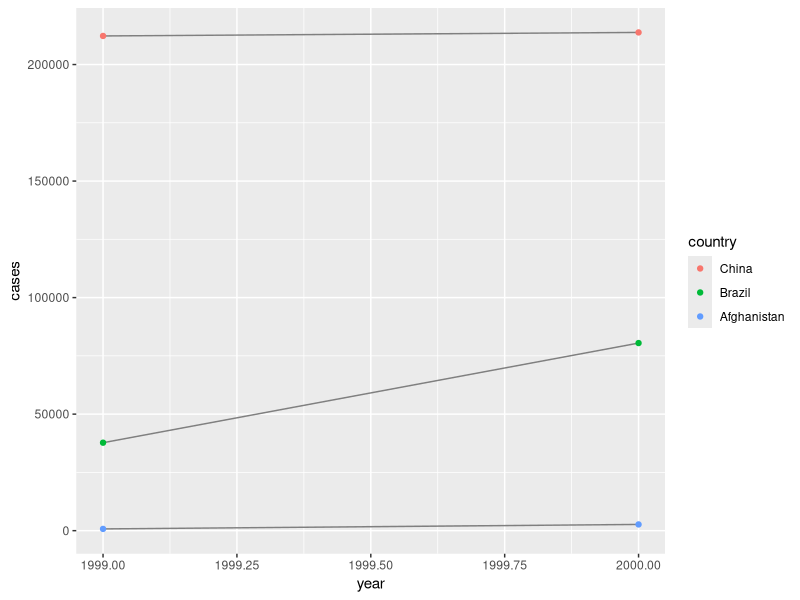

Generate this figure with R:
## ---- chunk 1
library(tidyverse)
## ---- chunk 2
DF1 <- tibble(
  Symbol = c("a", "b", "c"),
  Value = 1:3
)
DF1

DF2 <- tibble(
  Symbol = c("c", "d", "e"),
  Value = 4:6
)
DF2

DFmerge <- rbind(DF1,DF2)
DFmerge
## ---- chunk 3
table1
## ---- chunk 4
table1 %>% 
  count(year, wt = cases)

table1 %>% 
  count(year, wt = NULL)
# BTW, note the difference between the above count and this one:
table1 %>% 
  group_by(year) %>% 
  count(cases)
# Or the following group and summarize:
table1 %>% 
  group_by(year) %>% 
  summarise(AggCases = sum(cases))

# Or the following plot (I couldn't help but embellish this with a fct_reorder--vital to ggplot/geom_line displays,but a trick that I always forget):

table1 %>% 
  mutate(country = fct_reorder(country, -population)) %>% 
  ggplot(aes(year, cases)) + 
  geom_line(aes(group = country), colour = "grey50") + 
  geom_point(aes(colour = country))
## ---- chunk 5
table2
## ---- chunk 6
table3
## ---- chunk 7
table4a
table4b
## ---- chunk 8
table4a
tidy4a <- table4a %>% 
  gather(`1999`, `2000`, key = "year", value = "cases")
tidy4a
## ---- chunk 9
table4b
tidy4b <- table4b %>% 
  gather(`1999`, `2000`, key = "year", value = "population")
tidy4b
## ---- chunk 10
table4b %>% 
  gather(year, cases, -country)
## ---- chunk 11
left_join(tidy4a, tidy4b)
## ---- chunk 12
table2
## ---- chunk 13
table2 %>% 
  spread(key = type, value = count)
## ---- chunk 14
stocks <- tibble(
  year   = c(2015, 2015, 2016, 2016),
  half  = c(   1,    2,     1,    2),
  return = c(1.88, 0.59, 0.92, 0.17)
)
stocks

stocks %>% 
  spread(year, return) %>% 
  gather("year", "return", `2015`:`2016`)
## ---- chunk 15
stocks <- tibble(
  year   = c(2015, 2015, 2015, 2015, 2016, 2016, 2016),
  qtr    = c(   1,    2,    3,    4,    2,    3,    4),
  return = c(1.88, 0.59, 0.35,   NA, 0.92, 0.17, 2.66)
)

stocks
## ---- chunk 16
stocks %>% 
  spread(year, return)
## ---- chunk 17
stocks %>% 
  spread(year, return) %>% 
  gather(year, return, `2015`:`2016`, na.rm = TRUE)
## ---- chunk 18
stocks

stocks %>% 
  complete(year, qtr)
## ---- chunk 19
treatment <- tribble(
  ~ person,           ~ treatment, ~response,
  "Derrick Whitmore", 1,           7,
  NA,                 2,           10,
  NA,                 3,           9,
  "Katherine Burke",  1,           4
)

treatment

treatment %>% 
  fill(person)
## ---- chunk 20
table4a

table4a_long <- table4a %>%
  pivot_longer(
    `1999`:`2000`,
    names_to = "year",
    values_to = "value"
  )

table4a_long

table4b_long <- table4b %>% 
  pivot_longer(
    `1999`:`2000`,
    names_to = "year",
    values_to = "value"
  )

table4b_long

## ---- chunk 21
table4aNew <- table4a_long %>% 
  pivot_wider(
    names_from = "year",
    values_from = "value"
  )

table4aNew
table4a
## ---- chunk 22
table2

table2 %>% pivot_wider(
  names_from = c("year", "type"),
  values_from = "count"
)
